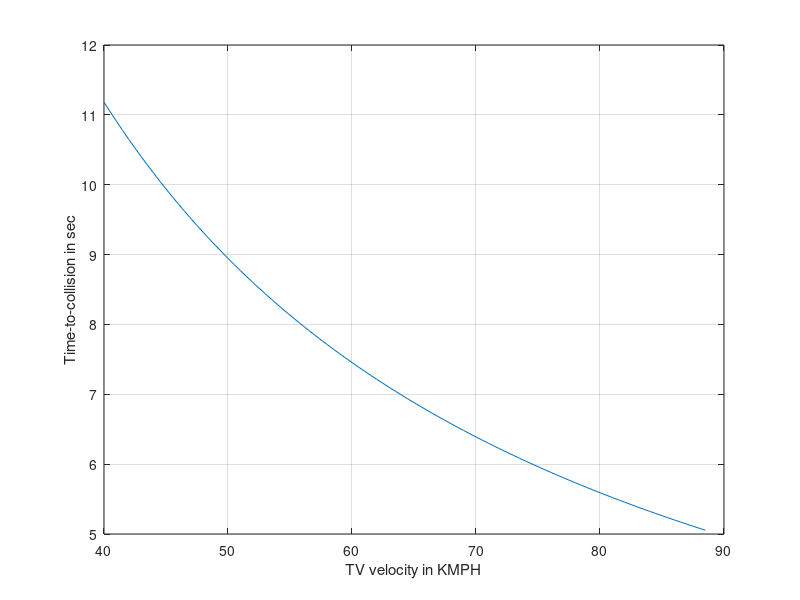
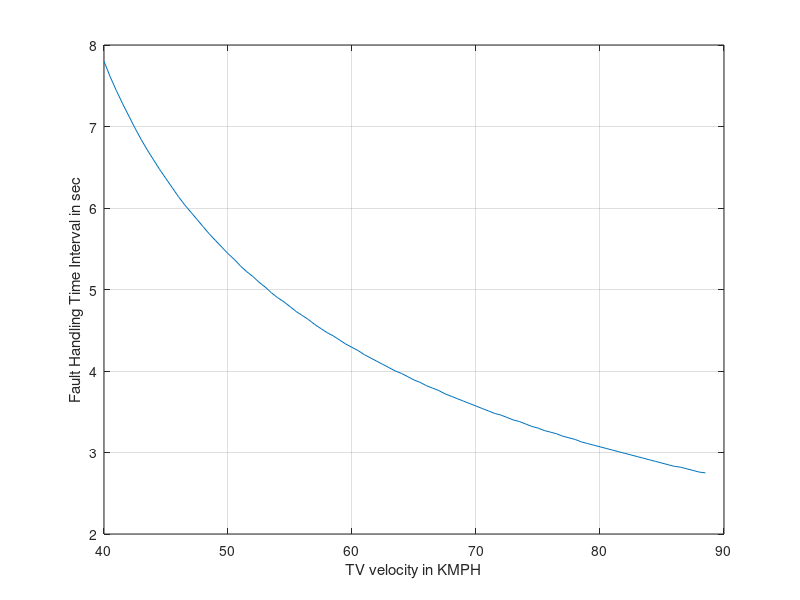

Here is the MATLAB script that generated these plots, in order: (Note: this script raises an error after producing the figures.)
%% Clean workspace and close all
close all
clear all
clc
%% Constraint for parameter
SignF=-1;
d1=151.25;
d2=1;
d3=0.25;
s=d1-d2-d3;
FFTTI=[];
VVss_kmph=[];
AcelArr=[];
MaxRecdecl=-2;
FHTI_arr=[];
for Vss_kmph=40:0.5:88.5
Vss_mps=Vss_kmph/3.6;

%% TTC calculation
a=-(9.81*(Vss_kmph*Vss_kmph/(254*s)));
SD=2*0.2778*Vss_kmph;
ftti_1=(-Vss_mps+sqrt(Vss_mps*Vss_mps+2*(-a)*s))/(-a);
ftti_2=(-Vss_mps-sqrt(Vss_mps*Vss_mps+2*(-a)*s))/(-a);
if ftti_1<0
    FTTI=ftti_2;
else
    FTTI=ftti_1;
end
%% FHTI calculation
for j = 0.01 : 0.01 : FTTI
    Dist_A =Vss_mps*j+ 0.5 * -a * j^2;
    VV = Vss_mps+(-a)*j;
    Dist_B = VV*j+0.5 * MaxRecdecl * j^2;
    if sign(((Dist_A + Dist_B) - s)) ~= sign(SignF)
        break;
    else
        signF = sign(((Dist_A + Dist_B) - s));
    end
end
FHTI = j;



FHTI_arr=[FHTI_arr FHTI];
FFTTI =[FFTTI FTTI];
VVss_kmph=[VVss_kmph Vss_kmph];
AcelArr=[AcelArr a];

end
%% plots
figure(1);
plot(VVss_kmph,FFTTI);
grid on
xlabel('TV velocity in KMPH')
ylabel('Time-to-collision in sec');
hold on

f=gcf;
saveas(f,'surfacestrtInsufficient_Decel_1_TTC.jpg');

figure(2);
plot(VVss_kmph,FHTI_arr);
grid on
xlabel('TV velocity in KMPH')
ylabel('Fault Handling Time Interval in sec');
hold on


f=gcf;
saveas(f,'surfacestrtInsufficient_Decel_1_FHTI.jpg');

%% excel write
x_speed=VVss_kmph';
y_TTC=FFTTI';
z_FHTI=FHTI_arr';
data={'Vehicle_Speed','TTC','FHTI'};
xlswrite('Functional_Safety_Scenarios',data,'surfacestrtInsufficient_Decel_1','A1');
xlswrite('Functional_Safety_Scenarios',x_speed,'surfacestrtInsufficient_Decel_1','A2');
xlswrite('Functional_Safety_Scenarios',y_TTC,'surfacestrtInsufficient_Decel_1','B2');
xlswrite('Functional_Safety_Scenarios',z_FHTI,'surfacestrtInsufficient_Decel_1','C2');

folder = pwd;
excelFileName = 'Functional_Safety_Scenarios.xls';
fullFileName = fullfile(folder, excelFileName);
objExcel = actxserver('Excel.Application');
objExcel.Visible = true;
ExcelWorkbook = objExcel.Workbooks.Open(fullFileName);
oSheet = objExcel.ActiveSheet;
imageFolder = fileparts(which('surfacestrtInsufficient_Decel_1_TTC.jpg'));
imageFullFileName = fullfile(imageFolder, 'surfacestrtInsufficient_Decel_1_TTC.jpg');
Shapes = oSheet.Shapes;
Shapes.AddPicture(imageFullFileName, 0, 1, 400, 20, 400, 300);

imageFolder1 = fileparts(which('surfacestrtInsufficient_Decel_1_FHTI.jpg'));
imageFullFileName1 = fullfile(imageFolder, 'surfacestrtInsufficient_Decel_1_FHTI.jpg');
Shapes.AddPicture(imageFullFileName1, 0, 1, 850, 20, 400, 300);

objExcel.DisplayAlerts = false;
ExcelWorkbook.SaveAs(fullFileName);
ExcelWorkbook.Close(false);
objExcel.Quit; 